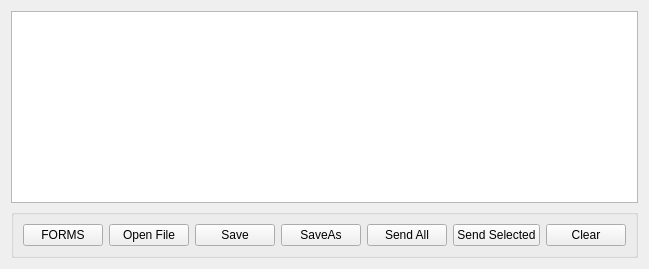
      <widget class="QWidget" name="scratchpadTab">
       <attribute name="title">
        <string>Scratchpad</string>
       </attribute>
       <layout class="QVBoxLayout" name="verticalLayout_2">
        <item>
         <widget class="QPlainTextEdit" name="SPTextArea">
          <property name="font">
           <font>
            <family>Monospace</family>
            <pointsize>10</pointsize>
           </font>
          </property>
         </widget>
        </item>
        <item>
         <widget class="QGroupBox" name="groupBox">
          <property name="sizePolicy">
           <sizepolicy hsizetype="Preferred" vsizetype="Fixed">
            <horstretch>0</horstretch>
            <verstretch>0</verstretch>
           </sizepolicy>
          </property>
          <property name="minimumSize">
           <size>
            <width>0</width>
            <height>0</height>
           </size>
          </property>
          <property name="styleSheet">
           <string notr="true"/>
          </property>
          <property name="title">
           <string/>
          </property>
          <layout class="QHBoxLayout" name="horizontalLayout">
           <item>
            <widget class="QPushButton" name="SPFORMSButton">
             <property name="minimumSize">
              <size>
               <width>0</width>
               <height>20</height>
              </size>
             </property>
             <property name="text">
              <string>FORMS</string>
             </property>
            </widget>
           </item>
           <item>
            <widget class="QPushButton" name="SPOpenFileButton">
             <property name="minimumSize">
              <size>
               <width>0</width>
               <height>20</height>
              </size>
             </property>
             <property name="text">
              <string>Open File</string>
             </property>
            </widget>
           </item>
           <item>
            <widget class="QPushButton" name="SPSaveButton">
             <property name="minimumSize">
              <size>
               <width>0</width>
               <height>20</height>
              </size>
             </property>
             <property name="text">
              <string>Save</string>
             </property>
            </widget>
           </item>
           <item>
            <widget class="QPushButton" name="SPSaveAsButton">
             <property name="minimumSize">
              <size>
               <width>0</width>
               <height>20</height>
              </size>
             </property>
             <property name="text">
              <string>SaveAs</string>
             </property>
            </widget>
           </item>
           <item>
            <widget class="QPushButton" name="SPSendAllButton">
             <property name="minimumSize">
              <size>
               <width>0</width>
               <height>20</height>
              </size>
             </property>
             <property name="text">
              <string>Send All</string>
             </property>
            </widget>
           </item>
           <item>
            <widget class="QPushButton" name="SPSendSeletctedButton">
             <property name="minimumSize">
              <size>
               <width>0</width>
               <height>20</height>
              </size>
             </property>
             <property name="text">
              <string>Send Selected</string>
             </property>
            </widget>
           </item>
           <item>
            <widget class="QPushButton" name="sPClearButton">
             <property name="minimumSize">
              <size>
               <width>0</width>
               <height>20</height>
              </size>
             </property>
             <property name="text">
              <string>Clear</string>
             </property>
            </widget>
           </item>
          </layout>
         </widget>
        </item>
       </layout>
      </widget>
